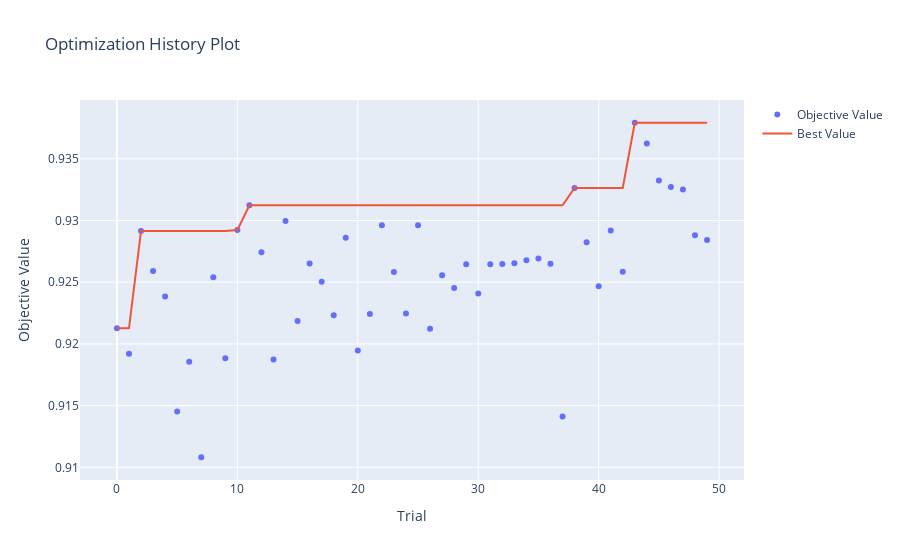

Here is the notebook cell this chart was saved with:
### Markdown cell above
### Optimization History Plot
- This plot helps you understand if your optimization is making good progress or if it has reached its full potential.

- Trial-by-Trial Performance: Each dot on the plot represents a single trial (one set of hyperparameters) and its corresponding objective value (the R-squared score in your case). This shows you how the model performed with different parameter combinations.

- Progress Over Time: The x-axis represents the trial number. As you move from left to right, you can see how the performance of the trials changes over the course of the optimization.

- Convergence: The most important part of this plot is the "best value so far" line. This line shows the highest R-squared score found up to each trial. If this line starts to flatten out and doesn't improve much over the last few trials, it's a strong indicator that the optimization has converged. This can tell you that running more trials might not be necessary to find a better solution.

### Code cell
optuna.visualization.plot_optimization_history(study)

### Figure 1 — Plotly figure (JSON) as saved in the notebook; plotly's stock layout.template omitted (floating-point values rounded to 4 significant figures)
{"data": [{"mode": "markers", "name": "Objective Value", "type": "scatter", "x": [0, 1, 2, 3, 4, 5, 6, 7, 8, 9, 10, 11, 12, 13, 14, 15, 16, 17, 18, 19, 20, 21, 22, 23, 24, 25, 26, 27, 28, 29, 30, 31, 32, 33, 34, 35, 36, 37, 38, 39, 40, 41, 42, 43, 44, 45, 46, 47, 48, 49], "y": [0.9213, 0.9192, 0.9292, 0.9259, 0.9238, 0.9145, 0.9186, 0.9108, 0.9254, 0.9188, 0.9292, 0.9312, 0.9274, 0.9187, 0.93, 0.9219, 0.9265, 0.925, 0.9223, 0.9286, 0.9195, 0.9224, 0.9296, 0.9258, 0.9225, 0.9296, 0.9212, 0.9256, 0.9245, 0.9264, 0.9241, 0.9265, 0.9265, 0.9265, 0.9268, 0.9269, 0.9265, 0.9141, 0.9326, 0.9282, 0.9247, 0.9292, 0.9258, 0.9379, 0.9362, 0.9332, 0.9327, 0.9325, 0.9288, 0.9284]}, {"mode": "lines", "name": "Best Value", "type": "scatter", "x": [0, 1, 2, 3, 4, 5, 6, 7, 8, 9, 10, 11, 12, 13, 14, 15, 16, 17, 18, 19, 20, 21, 22, 23, 24, 25, 26, 27, 28, 29, 30, 31, 32, 33, 34, 35, 36, 37, 38, 39, 40, 41, 42, 43, 44, 45, 46, 47, 48, 49], "y": [0.9213, 0.9213, 0.9292, 0.9292, 0.9292, 0.9292, 0.9292, 0.9292, 0.9292, 0.9292, 0.9292, 0.9312, 0.9312, 0.9312, 0.9312, 0.9312, 0.9312, 0.9312, 0.9312, 0.9312, 0.9312, 0.9312, 0.9312, 0.9312, 0.9312, 0.9312, 0.9312, 0.9312, 0.9312, 0.9312, 0.9312, 0.9312, 0.9312, 0.9312, 0.9312, 0.9312, 0.9312, 0.9312, 0.9326, 0.9326, 0.9326, 0.9326, 0.9326, 0.9379, 0.9379, 0.9379, 0.9379, 0.9379, 0.9379, 0.9379]}, {"marker": {"color": "#cccccc"}, "mode": "markers", "name": "Infeasible Trial", "showlegend": false, "type": "scatter", "x": [], "y": []}], "layout": {"title": {"text": "Optimization History Plot"}, "xaxis": {"title": {"text": "Trial"}}, "yaxis": {"title": {"text": "Objective Value"}}}}
